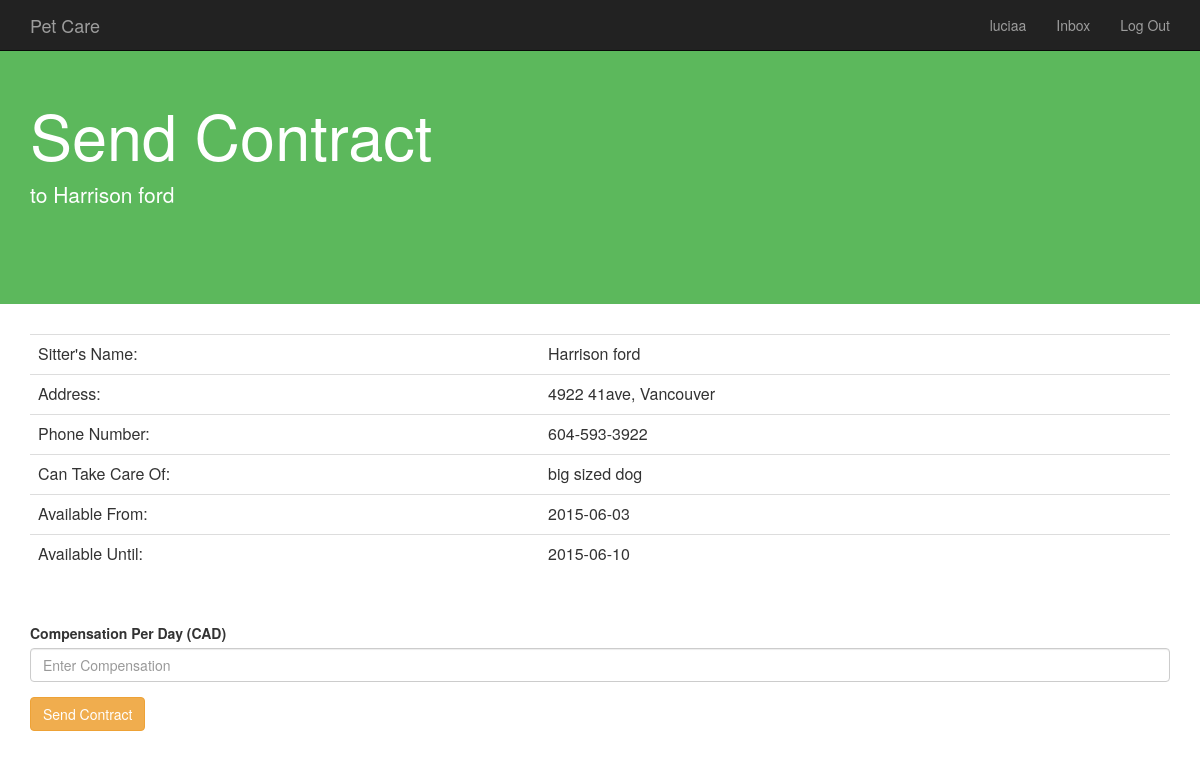
Page /user/contractToSitter.php?AvailabilityID=194&SitterID=harrisonf (signed in) on the committed database.
### tables this page shows
CREATE TABLE SitterAvailability
(SitterID	Char(20),
 AvailabilityID 	INTEGER,
 StartDate 	DATE NOT NULL,
 EndDate 	DATE NOT NULL,
 primary key(SitterID, AvailabilityID),
 foreign key(SitterID) references PetSitter(SitterID)
 	ON DELETE CASCADE
	ON UPDATE CASCADE);

CREATE TABLE User
(UserID 	CHAR(20) NOT NULL,
 Password 	CHAR(20) NOT NULL, 
 Name 		CHAR(20) NOT NULL, 
 Address 	CHAR(50) NOT NULL,
 PhoneNum 	CHAR(15) NOT NULL,
 primary key (UserID));

CREATE TABLE CanTakeCareOf
(Size 		CHAR(20) NOT NULL,
 Species 	CHAR(20) NOT NULL,
 SitterID 	Char(20),
 AvailabilityID 	INTEGER,
 primary key (SitterID,AvailabilityID),
 foreign key (SitterID,AvailabilityID) references SitterAvailability(SitterID,AvailabilityID)
 	ON DELETE CASCADE
	ON UPDATE CASCADE);

### user/contractToSitter.php (the view, shortened to what this page needs)
<?php
		$db = new PDO("mysql:host=localhost;dbname=fantastic304;port=3306","root");
		$stmt = $db->prepare('SELECT Name, Address, Species, Size, StartDate, EndDate, PhoneNum, sa.SitterID as SitterID
					FROM SitterAvailability sa, PetSitter ps, User u, CanTakeCareOf c
					WHERE sa.SitterID = ps.SitterID and ps.SitterID = u.UserID and sa.SitterID = c.SitterID and sa.AvailabilityID = c.AvailabilityID and sa.SitterID=:SitterID and sa.AvailabilityID=:AvailabilityID');
		$stmt->execute(array(':SitterID' => $_GET['SitterID'], ':AvailabilityID' => $_GET['AvailabilityID']));
		$row = $stmt->fetch();
?>
<head>
	<link rel="stylesheet" href="../bootstrap.min.css">
</head>
<body>
	<?php include '../include/header.php'; ?>
	<div style="padding: 80px 0; background-color:5cb85c; !important" class="jumbotron">
  		<div class="container">
  			<h1 style="color:white">Send Contract</h1>
  			<p style="color:white">to <?= $row['Name'] ?></p>
  		</div>
	</div>
	<div class="container">
		<table class="table">
			<tr>
				<td>Sitter's Name:</td>
				<td><?= $row['Name'] ?></td>
			</tr>
			<tr>
				<td>Address:</td>
				<td><?= $row['Address'] ?></td>
			</tr>
			<tr>
				<td>Phone Number:</td>
				<td><?= $row['PhoneNum'] ?></td>
			</tr>
			<tr>
				<td>Can Take Care Of:</td>
				<td><?php echo $row['Size']." sized ".$row['Species'] ?></td>
			</tr>
			<tr>
				<td>Available From:</td>
				<td><?= $row['StartDate'] ?></td>
			</tr>
			<tr>
				<td>Available Until:</td>
				<td><?= $row['EndDate'] ?></td>
			</tr>
		</table>
	</div>
	<div class="container" style="margin-top: 30px;">
		<form action="createContract.php" method="post">
		  	<div class="form-group">
			    <label for="Compensation">Compensation Per Day (CAD)</label>
			    <input type="Integer" class="form-control" name="Compensation" placeholder="Enter Compensation">
		 	</div>
		  	<button type="submit" class="btn btn-warning">Send Contract</button>
		</form>
	</div>
</body>

### rows in the picture
sitteravailability: user.Name "Harrison ford", user.Address "4922 41ave, Vancouver", user.PhoneNum "604-593-3922", cantakecareof.Size "big", cantakecareof.Species "dog", StartDate "2015-06-03", EndDate "2015-06-10"

### other values in the picture
$_COOKIE['userID'] "luciaa"
